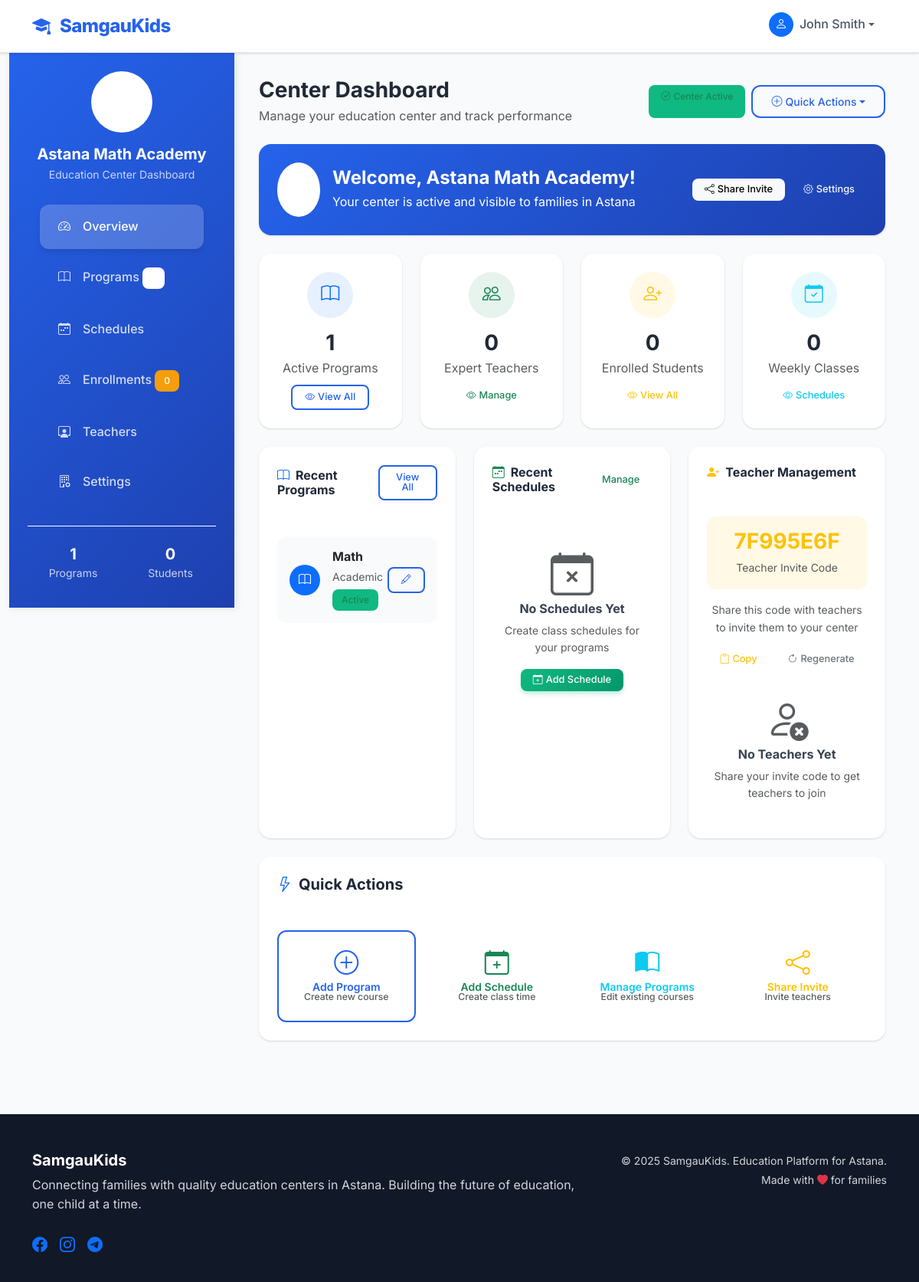
Page /center/dashboard (signed in) on the earlier database version.
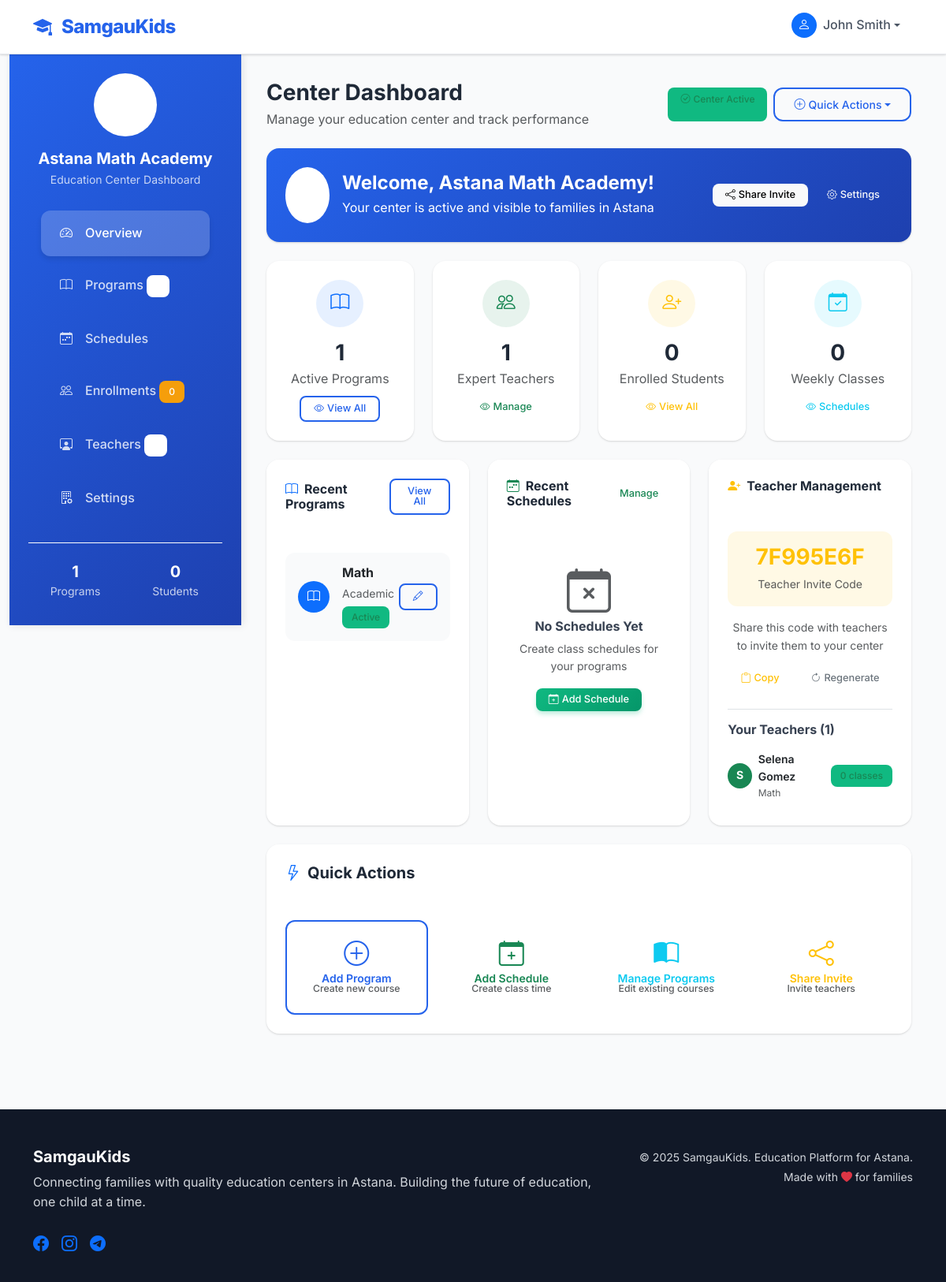
Same page on the later database version.
### models.py (models this page shows, shortened)
class Program(db.Model):
    id = db.Column(db.Integer, primary_key=True)
    center_id = db.Column(db.Integer, db.ForeignKey('center.id'), nullable=False)
    category_id = db.Column(db.Integer, db.ForeignKey('category.id'), nullable=False)
    name = db.Column(db.String(150), nullable=False)
    description = db.Column(db.Text)
    short_description = db.Column(db.String(255))
    price_per_month = db.Column(db.Float)
    price_per_session = db.Column(db.Float)
    duration_minutes = db.Column(db.Integer)  # Duration of each session
    min_age = db.Column(db.Integer)
    max_age = db.Column(db.Integer)
    max_students = db.Column(db.Integer, default=20)
    is_active = db.Column(db.Boolean, default=True)
    is_featured = db.Column(db.Boolean, default=False)
    requirements = db.Column(db.Text)  # What students need to bring/know
    benefits = db.Column(db.Text)     # What students will learn/gain
    photo_url = db.Column(db.String(255))
    created_at = db.Column(db.DateTime, default=datetime.utcnow)
    updated_at = db.Column(db.DateTime, default=datetime.utcnow, onupdate=datetime.utcnow)
    center = db.relationship('Center', backref=db.backref('programs', lazy=True))
    category = db.relationship('Category', backref=db.backref('programs', lazy=True))

class Category(db.Model):
    id = db.Column(db.Integer, primary_key=True)
    name = db.Column(db.String(100), nullable=False)
    description = db.Column(db.Text)
    parent_id = db.Column(db.Integer, db.ForeignKey('category.id'))
    icon = db.Column(db.String(50))  # Bootstrap icon class
    color = db.Column(db.String(7), default='#6c757d')  # Hex color code
    is_active = db.Column(db.Boolean, default=True)
    created_at = db.Column(db.DateTime, default=datetime.utcnow)
    parent = db.relationship('Category', remote_side=[id], backref='subcategories')
    def get_full_path(self):
        path = [self.name]
        current = self.parent
        while current:
            path.insert(0, current.name)
            current = current.parent
        return ' → '.join(path)

class Teacher(db.Model):
    id = db.Column(db.Integer, primary_key=True)
    user_id = db.Column(db.Integer, db.ForeignKey('user.id'), nullable=False)
    center_id = db.Column(db.Integer, db.ForeignKey('center.id'), nullable=False)
    specialization = db.Column(db.String(100))
    bio = db.Column(db.Text)
    hire_date = db.Column(db.Date, default=datetime.utcnow().date)
    user = db.relationship('User', backref=db.backref('teacher_profile', uselist=False))
    center = db.relationship('Center', backref=db.backref('teachers', lazy=True))

class User(db.Model):
    id = db.Column(db.Integer, primary_key=True)
    email = db.Column(db.String(120), unique=True, nullable=False)
    password_hash = db.Column(db.String(255), nullable=False)
    name = db.Column(db.String(100), nullable=False)
    phone = db.Column(db.String(20))
    role = db.Column(db.String(20), nullable=False)  # 'parent', 'center', 'teacher'
    is_active = db.Column(db.Boolean, default=True)
    created_at = db.Column(db.DateTime, default=datetime.utcnow)
    updated_at = db.Column(db.DateTime, default=datetime.utcnow, onupdate=datetime.utcnow)

### app.py (the view)
@app.route('/center/dashboard')
@login_required(role='center')
def center_dashboard():
    center = Center.query.filter_by(user_id=session['user_id']).first()
    teachers = Teacher.query.filter_by(center_id=center.id).all() if center else []
    programs = Program.query.filter_by(center_id=center.id).all() if center else []
    schedules = Schedule.query.join(Program).filter(Program.center_id == center.id).all() if center else []
    total_students = 0
    if center:
        total_students = db.session.query(Enrollment).join(Schedule).join(Program).filter(
            Program.center_id == center.id,
            Enrollment.status == 'active'
        ).count()
    stats = {
        'programs': len(programs),
        'teachers': len(teachers),
        'students': total_students,
        'classes': len(schedules)
    }
    return render_template('dashboards/center_dashboard.html',
                         center=center,
                         teachers=teachers,
                         programs=programs,
                         schedules=schedules[:5],
                         stats=stats)

### app.py (called while the page is built)
def login_required(role=None):
    def decorator(f):
        @wraps(f)
        def decorated_function(*args, **kwargs):
            if 'user_id' not in session:
                flash('Please log in to access this page.', 'warning')
                return redirect(url_for('login'))
            if role and session.get('user_role') != role:
                flash('Access denied. Insufficient permissions.', 'danger')
                return redirect(url_for('dashboard'))
            return f(*args, **kwargs)
        return decorated_function
    return decorator

### templates/dashboards/center_dashboard.html (shortened to what the changed rows need)
{% extends "base.html" %}
{% block content %}
<div class="container-fluid">
    <div class="row g-0">
        <div class="col-xl-9 col-lg-8">
            <div class="content-wrapper">
                <div class="d-flex justify-content-between align-items-center mb-4">
                    <div>
                        <h1 class="h3 fw-bold text-gray-800 mb-1">Center Dashboard</h1>
                    </div>
                </div>
                <div class="row g-4 mb-4">
                    <div class="col-lg-3 col-md-6">
                        <div class="card border-0 shadow-soft h-100">
                            <div class="card-body text-center p-4">
                                <div class="bg-success bg-opacity-10 rounded-circle d-inline-flex align-items-center justify-content-center mb-3"
                                     style="width: 60px; height: 60px;">
                                    <i class="bi bi-people text-success fs-4"></i>
                                </div>
                                <h3 class="fw-bold text-gray-800 mb-1">{{ stats.teachers }}</h3>
                                <p class="text-muted mb-0">Expert Teachers</p>
                                <div class="mt-2">
                                    <a href="{{ url_for('center_teachers') }}" class="btn btn-outline-success btn-sm">
                                    </a>
                                </div>
                            </div>
                        </div>
                    </div>
                </div>
                <div class="row g-4">
                    <div class="col-lg-4">
                        <div class="card border-0 shadow-soft h-100">
                            <div class="card-body">
                                {% if programs %}
                                    {% for program in programs[:3] %}
                                    <div class="d-flex align-items-center mb-3 p-3 bg-gray-50 rounded-xl">
                                        <div class="bg-primary rounded-circle d-flex align-items-center justify-content-center me-3" style="width: 40px; height: 40px;">
                                            <i class="{{ program.category.icon }} text-white"></i>
                                        </div>
                                        <div class="flex-grow-1">
                                            <h6 class="fw-bold mb-1">{{ program.name }}</h6>
                                            <small class="text-muted">{{ program.category.get_full_path() }}</small>
                                            <div class="mt-1">
                                                {% if program.is_active %}
                                                <span class="badge bg-success bg-opacity-10 text-success">Active</span>
                                                {% else %}
                                                <span class="badge bg-secondary bg-opacity-10 text-secondary">Inactive</span>
                                                {% endif %}
                                            </div>
                                        </div>
                                        <div class="text-end">
                                            <a href="{{ url_for('edit_program', program_id=program.id) }}" class="btn btn-outline-primary btn-sm">
                                                <i class="bi bi-pencil"></i>
                                            </a>
                                        </div>
                                    </div>
                                    {% endfor %}
                                {% endif %}
                            </div>
                        </div>
                    </div>
                    <div class="col-lg-4">
                        <div class="card border-0 shadow-soft h-100">
                            <div class="card-body">
                                {% if center %}
                                {% if teachers %}
                                <div class="border-top pt-3">
                                    <h6 class="fw-bold text-gray-700 mb-3">Your Teachers ({{ teachers|length }})</h6>
                                    {% for teacher in teachers[:3] %}
                                    <div class="d-flex align-items-center mb-2">
                                        <div class="bg-success rounded-circle d-flex align-items-center justify-content-center me-2" style="width: 32px; height: 32px;">
                                            <span class="text-white small fw-bold">{{ teacher.user.name[0] }}</span>
                                        </div>
                                        <div class="flex-grow-1">
                                            <div class="fw-semibold small">{{ teacher.user.name }}</div>
                                            {% if teacher.specialization %}
                                            <div class="text-muted" style="font-size: 0.75rem;">{{ teacher.specialization }}</div>
                                            {% endif %}
                                        </div>
                                        <div class="badge bg-success bg-opacity-10 text-success">
                                            {{ teacher.schedules|length }} classes
                                        </div>
                                    </div>
                                    {% endfor %}
                                </div>
                                {% else %}
                                <div class="text-center py-2">
                                    <i class="bi bi-person-x display-4 text-muted mb-3"></i>
                                    <h6 class="fw-bold text-gray-700">No Teachers Yet</h6>
                                    <p class="text-muted small">Share your invite code to get teachers to join</p>
                                </div>
                                {% endif %}
                                {% else %}
                                <p class="text-muted text-center">Complete your center setup to manage teachers</p>
                                {% endif %}
                            </div>
                        </div>
                    </div>
                </div>
            </div>
        </div>
    </div>
</div>
{% endblock %}

Differences in the rows shown:
added Teacher: user "S", user.name "Selena Gomez", specialization "Math", schedules|length "0"
Other differences:
{{ stats.teachers }}: "0" → "1"
{{ teachers|length }}: (not shown) → "1"
text no longer shown: "No Teachers Yet Share your invite code to get teachers to join"
text now shown: "Your Teachers ( )"
